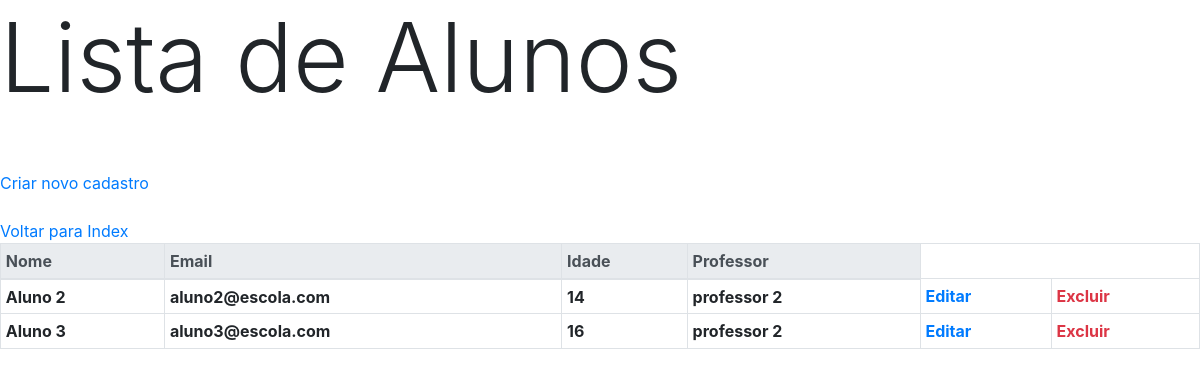
The page /lista_alunos/ on the database as committed earlier.
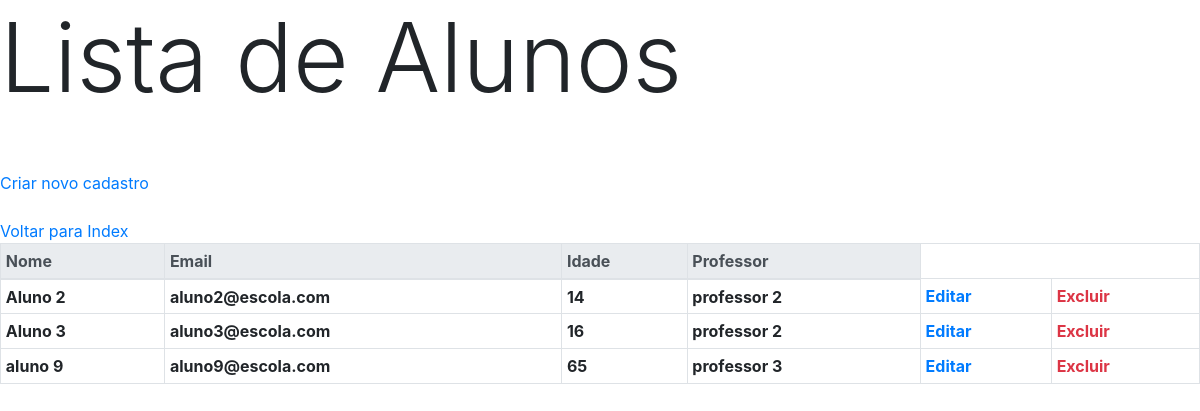
The same page on the database as committed later.
### main/models.py (models this page shows, shortened)
class Estudante(models.Model):
    nome = models.CharField(max_length=100)
    email = models.EmailField()
    idade = models.IntegerField()
    professor = models.ForeignKey('Professor', on_delete=models.CASCADE)

class Professor(models.Model):
    nome = models.CharField(max_length=100)
    email = models.EmailField()
    idade = models.IntegerField()
    def __str__(self):
        return self.nome

### main/views.py (the view)
# urls.py: path('lista_alunos/', views.lista_alunos, name='lista_alunos'),
def lista_alunos(request):
    alunos = Estudante.objects.all()
    return render(request, 'main/lista_alunos.html', {'alunos': alunos})

### main/templates/main/lista_alunos.html
{% extends "base.html" %}
{% block title %}
    <h1 class="display-1"> Lista de Alunos</h1>
    <br>
    <br>
{% endblock %}
{% block content %}
    <table class="table table-hover table-bordered table-sm caption-top">
        <thead class="thead-light">
          <tr>
            <th scope="col">Nome</th>
            <th scope="col">Email</th>
            <th scope="col">Idade</th>
            <th scope="col">Professor</th>
          </tr>
        </thead>
        <tbody>
           {% for i in alunos %}
                <tr>
                    <th> {{ i.nome }} </th>
                    <th> {{ i.email }} </th>
                    <th> {{ i.idade }} </th>
                    <th> {{ i.professor }} </th>
                    <th> <a href="{% url 'atualiza_alunos' i.id %}" class="link-primary">Editar </a>  </th>
                    <th> <a href="{% url 'deleta_alunos' i.id %}" class="text-danger">Excluir</a> </th>
                </tr>
            {% endfor %}
        </tbody>
    <a href="{% url 'cria_alunos' %}">Criar novo cadastro</a>
    <br>
    <br>
    <a href="{% url 'index' %}">Voltar para Index</a>
{% endblock %}

### main/templates/base.html (shortened to what this page needs)
<!DOCTYPE html>
<html lang="pt-br">
  <head>
    {% load static %}
      <link rel="stylesheet" href="https://stackpath.bootstrapcdn.com/bootstrap/4.1.3/css/bootstrap.min.css">
    {% block title %} {% endblock %}
  </head>
  <body>
    {% block content %}{% endblock %}
  </body>
</html>

Rows that differ between the two databases and show on the page:
added Estudante: nome "aluno 9", email "aluno9@escola.com", idade "65", professor "professor 3"
